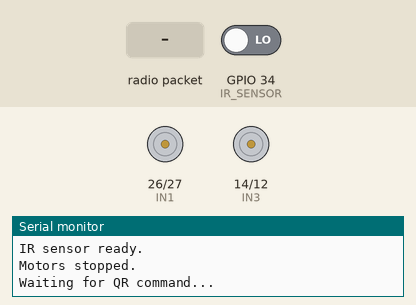
Simulated run of this sketch. Board: ESP32. Shown: motor-driver pin pairs drawn as motors (green arrow = first pin HIGH = forward, orange = second pin HIGH = backward, longer = more drive, scaled by the enable pin), the last lines printed to the serial monitor. The inputs (shaded band) are chosen by the test bench; at power-on: GPIO 34 (IR_SENSOR) LOW.

Above: at 1.2 s.
1.3 s: radio packet "GO" arrives
At 1.7 s:
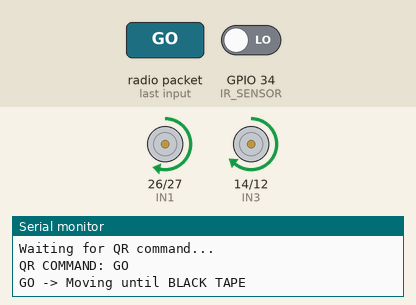
2.8 s: GPIO 34 (IR_SENSOR) driven HIGH
4.3 s: radio packet "STOP" arrives
At 5.2 s:
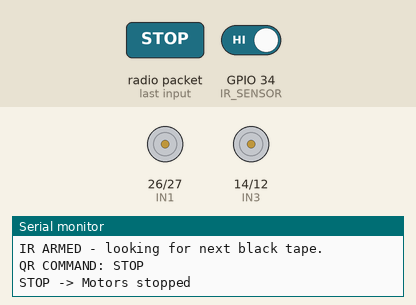
5.8 s: radio packet "BACK" arrives
At 6.6 s:
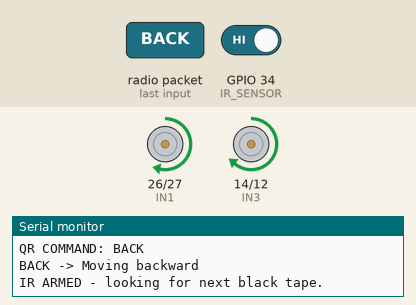
7.3 s: GPIO 34 (IR_SENSOR) driven LOW
At 7.7 s:
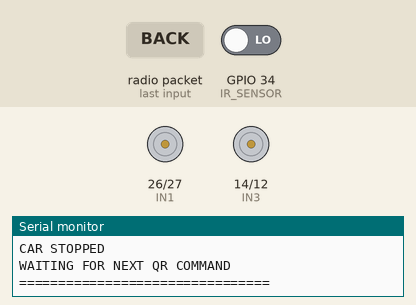
8.8 s: radio packet "LEFT" arrives
At 9.06 s:
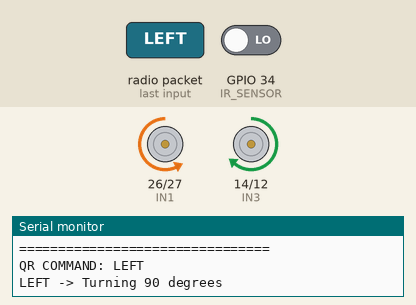
Timing chart, 0 to 11.8 s (numbered marks = the images above; inputs shaded):
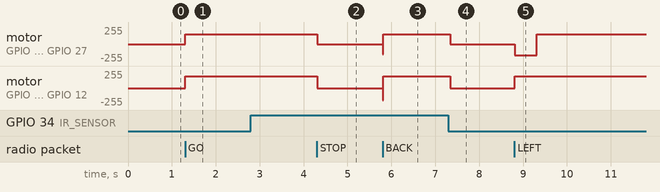

The sketch:

esp32_motor_controller.ino
```cpp
#include <WiFi.h>
#include <esp_now.h>
#include <esp_wifi.h>

// ============================================================
// L298N MOTOR PINS
// ============================================================

// LEFT MOTOR
const int ENA = 25;
const int IN1 = 26;
const int IN2 = 27;

// RIGHT MOTOR
const int ENB = 13;
const int IN3 = 14;
const int IN4 = 12;

// ============================================================
// SINGLE IR SENSOR
// ============================================================

const int IR_SENSOR = 34;

// Most IR modules:
// LOW = black detected
const int BLACK_STATE = LOW;

// ============================================================
// MOTOR SPEEDS
// ============================================================

// Separate speeds for each wheel
const int LEFT_FORWARD_SPEED  = 150;
const int RIGHT_FORWARD_SPEED = 180;

const int LEFT_TURN_SPEED  = 165;
const int RIGHT_TURN_SPEED = 180;

// ============================================================
// 90 DEGREE TURN TIMES
// ============================================================

const unsigned long TURN_RIGHT_90_MS = 500;
const unsigned long TURN_LEFT_90_MS  = 500;

// ============================================================
// IR DEBOUNCE
// ============================================================

const unsigned long LINE_DEBOUNCE_MS = 40;

// ============================================================
// ROBOT STATES
// ============================================================

enum RobotState
{
  WAITING_FOR_COMMAND,
  MOVING_TO_LINE,
  TURNING_LEFT,
  TURNING_RIGHT,
  HALTED
};

RobotState state = WAITING_FOR_COMMAND;

// ============================================================
// STATE VARIABLES
// ============================================================

unsigned long turnStartTime = 0;

bool lineDetectionArmed = false;

bool blackStarted = false;
unsigned long blackStartTime = 0;

// ============================================================
// MOTOR FUNCTIONS
// ============================================================

void stopMotors()
{
  digitalWrite(IN1, LOW);
  digitalWrite(IN2, LOW);

  digitalWrite(IN3, LOW);
  digitalWrite(IN4, LOW);

  analogWrite(ENA, 0);
  analogWrite(ENB, 0);
}

void moveForward()
{
  // LEFT MOTOR
  digitalWrite(IN1, HIGH);
  digitalWrite(IN2, LOW);

  // RIGHT MOTOR
  digitalWrite(IN3, HIGH);
  digitalWrite(IN4, LOW);

  analogWrite(
    ENA,
    LEFT_FORWARD_SPEED
  );

  analogWrite(
    ENB,
    RIGHT_FORWARD_SPEED
  );
}

void moveBackward()
{
  // LEFT MOTOR
  digitalWrite(IN1, LOW);
  digitalWrite(IN2, HIGH);

  // RIGHT MOTOR
  digitalWrite(IN3, LOW);
  digitalWrite(IN4, HIGH);

  analogWrite(
    ENA,
    LEFT_FORWARD_SPEED
  );

  analogWrite(
    ENB,
    RIGHT_FORWARD_SPEED
  );
}

void turnRight()
{
  // LEFT MOTOR -> FORWARD
  digitalWrite(IN1, HIGH);
  digitalWrite(IN2, LOW);

  // RIGHT MOTOR -> BACKWARD
  digitalWrite(IN3, LOW);
  digitalWrite(IN4, HIGH);

  analogWrite(
    ENA,
    LEFT_TURN_SPEED
  );

  analogWrite(
    ENB,
    RIGHT_TURN_SPEED
  );
}

void turnLeft()
{
  // LEFT MOTOR -> BACKWARD
  digitalWrite(IN1, LOW);
  digitalWrite(IN2, HIGH);

  // RIGHT MOTOR -> FORWARD
  digitalWrite(IN3, HIGH);
  digitalWrite(IN4, LOW);

  analogWrite(
    ENA,
    LEFT_TURN_SPEED
  );

  analogWrite(
    ENB,
    RIGHT_TURN_SPEED
  );
}

// ============================================================
// IR
// ============================================================

bool isBlack()
{
  return digitalRead(IR_SENSOR) == BLACK_STATE;
}

bool confirmedBlack()
{
  bool blackNow = isBlack();

  if (!blackNow)
  {
    blackStarted = false;
    return false;
  }

  if (!blackStarted)
  {
    blackStarted = true;
    blackStartTime = millis();
  }

  if (
    millis() - blackStartTime
    >= LINE_DEBOUNCE_MS
  )
  {
    return true;
  }

  return false;
}

// ============================================================
// PROCESS QR COMMAND
// ============================================================

void processCommand(String command)
{
  command.trim();
  command.toUpperCase();

  Serial.print("QR COMMAND: ");
  Serial.println(command);

  // ==========================================================
  // STOP
  // ==========================================================

  if (command == "STOP")
  {
    stopMotors();

    state = HALTED;

    Serial.println(
      "STOP -> Motors stopped"
    );

    return;
  }

  // ==========================================================
  // IGNORE NEW MOVEMENT COMMANDS WHILE MOVING
  // ==========================================================

  if (
    state != WAITING_FOR_COMMAND &&
    state != HALTED
  )
  {
    Serial.println(
      "Ignoring command - car is already executing."
    );

    return;
  }

  // ==========================================================
  // GO / FORWARD
  // ==========================================================

  if (
    command == "GO" ||
    command == "FORWARD"
  )
  {
    Serial.println();
    Serial.println(
      "GO -> Moving until BLACK TAPE"
    );

    moveForward();

    state = MOVING_TO_LINE;

    lineDetectionArmed = false;
    blackStarted = false;

    return;
  }

  // ==========================================================
  // BACK
  // ==========================================================

  if (
    command == "BACK" ||
    command == "BACKWARD"
  )
  {
    Serial.println();
    Serial.println(
      "BACK -> Moving backward"
    );

    moveBackward();

    state = MOVING_TO_LINE;

    lineDetectionArmed = false;
    blackStarted = false;

    return;
  }

  // ==========================================================
  // LEFT
  // ==========================================================

  if (command == "LEFT")
  {
    Serial.println();
    Serial.println(
      "LEFT -> Turning 90 degrees"
    );

    turnLeft();

    state = TURNING_LEFT;

    turnStartTime = millis();

    lineDetectionArmed = false;
    blackStarted = false;

    return;
  }

  // ==========================================================
  // RIGHT
  // ==========================================================

  if (command == "RIGHT")
  {
    Serial.println();
    Serial.println(
      "RIGHT -> Turning 90 degrees"
    );

    turnRight();

    state = TURNING_RIGHT;

    turnStartTime = millis();

    lineDetectionArmed = false;
    blackStarted = false;

    return;
  }

  Serial.println(
    "Unknown QR command"
  );
}

// ============================================================
// ESP-NOW RECEIVE CALLBACK
// ============================================================

void onDataRecv(
  const esp_now_recv_info_t *info,
  const uint8_t *data,
  int len
)
{
  if (len <= 0)
    return;

  char received[32];

  int copyLength =
    min(
      len,
      (int)sizeof(received) - 1
    );

  memcpy(
    received,
    data,
    copyLength
  );

  received[copyLength] = '\0';

  processCommand(
    String(received)
  );
}

// ============================================================
// SETUP
// ============================================================

void setup()
{
  Serial.begin(115200);

  // ==========================================================
  // MOTOR PINS
  // ==========================================================

  pinMode(ENA, OUTPUT);
  pinMode(IN1, OUTPUT);
  pinMode(IN2, OUTPUT);

  pinMode(ENB, OUTPUT);
  pinMode(IN3, OUTPUT);
  pinMode(IN4, OUTPUT);

  // ==========================================================
  // IR SENSOR
  // ==========================================================

  pinMode(
    IR_SENSOR,
    INPUT
  );

  // SAFETY
  stopMotors();

  // ==========================================================
  // WIFI / ESP-NOW
  // ==========================================================

  WiFi.mode(WIFI_STA);

  // Same channel as ESP32-CAM
  esp_wifi_set_channel(
    1,
    WIFI_SECOND_CHAN_NONE
  );

  Serial.println();
  Serial.println(
    "================================"
  );
  Serial.println(
    "QR CAR MOTOR ESP32"
  );
  Serial.println(
    "================================"
  );

  Serial.print(
    "Motor ESP32 MAC: "
  );

  Serial.println(
    WiFi.macAddress()
  );

  if (
    esp_now_init() != ESP_OK
  )
  {
    Serial.println(
      "ESP-NOW initialization FAILED!"
    );

    while (true)
    {
      stopMotors();
      delay(1000);
    }
  }

  esp_now_register_recv_cb(
    onDataRecv
  );

  Serial.println(
    "ESP-NOW ready."
  );

  Serial.println(
    "IR sensor ready."
  );

  Serial.println(
    "Motors stopped."
  );

  Serial.println(
    "Waiting for QR command..."
  );
}

// ============================================================
// LOOP
// ============================================================

void loop()
{
  // ==========================================================
  // HALTED
  // ==========================================================

  if (state == HALTED)
  {
    stopMotors();
    delay(10);
    return;
  }

  // ==========================================================
  // WAITING
  // ==========================================================

  if (state == WAITING_FOR_COMMAND)
  {
    stopMotors();
    delay(10);
    return;
  }

  // ==========================================================
  // LEFT TURN
  // ==========================================================

  if (state == TURNING_LEFT)
  {
    if (
      millis() - turnStartTime
      >= TURN_LEFT_90_MS
    )
    {
      Serial.println(
        "LEFT 90-degree turn complete."
      );

      // Immediately move forward
      Serial.println(
        "Moving forward until BLACK TAPE."
      );

      moveForward();

      state = MOVING_TO_LINE;

      lineDetectionArmed = false;
      blackStarted = false;
    }

    return;
  }

  // ==========================================================
  // RIGHT TURN
  // ==========================================================

  if (state == TURNING_RIGHT)
  {
    if (
      millis() - turnStartTime
      >= TURN_RIGHT_90_MS
    )
    {
      Serial.println(
        "RIGHT 90-degree turn complete."
      );

      // Immediately move forward
      Serial.println(
        "Moving forward until BLACK TAPE."
      );

      moveForward();

      state = MOVING_TO_LINE;

      lineDetectionArmed = false;
      blackStarted = false;
    }

    return;
  }

  // ==========================================================
  // MOVING UNTIL BLACK TAPE
  // ==========================================================

  if (state == MOVING_TO_LINE)
  {
    // Keep moving.
    moveForward();

    // --------------------------------------------------------
    // First leave the previous black tape.
    // --------------------------------------------------------

    if (!lineDetectionArmed)
    {
      if (!isBlack())
      {
        lineDetectionArmed = true;
        blackStarted = false;

        Serial.println(
          "IR ARMED - looking for next black tape."
        );
      }

      return;
    }

    // --------------------------------------------------------
    // Detect next black tape
    // --------------------------------------------------------

    if (confirmedBlack())
    {
      stopMotors();

      state = WAITING_FOR_COMMAND;

      lineDetectionArmed = false;
      blackStarted = false;

      Serial.println();
      Serial.println(
        "================================"
      );
      Serial.println(
        "BLACK TAPE DETECTED"
      );
      Serial.println(
        "CAR STOPPED"
      );
      Serial.println(
        "WAITING FOR NEXT QR COMMAND"
      );
      Serial.println(
        "================================"
      );
    }

    return;
  }
}
```

Measured:
- after the input at 1.3 s, motor on GPIO 26 (IN1) / GPIO 27 (IN2): stopped → forward 150/255 at once; motor on GPIO 14 (IN3) / GPIO 12 (IN4): stopped → forward 180/255 at once
- after the input at 4.3 s, motor on GPIO 26 (IN1) / GPIO 27 (IN2): forward 150/255 → stopped at once; motor on GPIO 14 (IN3) / GPIO 12 (IN4): forward 180/255 → stopped at once
- after the input at 5.8 s, motor on GPIO 26 (IN1) / GPIO 27 (IN2): stopped → forward 150/255 at once; motor on GPIO 14 (IN3) / GPIO 12 (IN4): stopped → forward 180/255 at once
- after the input at 7.3 s, motor on GPIO 26 (IN1) / GPIO 27 (IN2): forward 150/255 → stopped at once; motor on GPIO 14 (IN3) / GPIO 12 (IN4): forward 180/255 → stopped at once
- after the input at 8.8 s, motor on GPIO 26 (IN1) / GPIO 27 (IN2): stopped → backward 165/255 at once, → forward 150/255 0.50 s later; motor on GPIO 14 (IN3) / GPIO 12 (IN4): stopped → forward 180/255 at once
